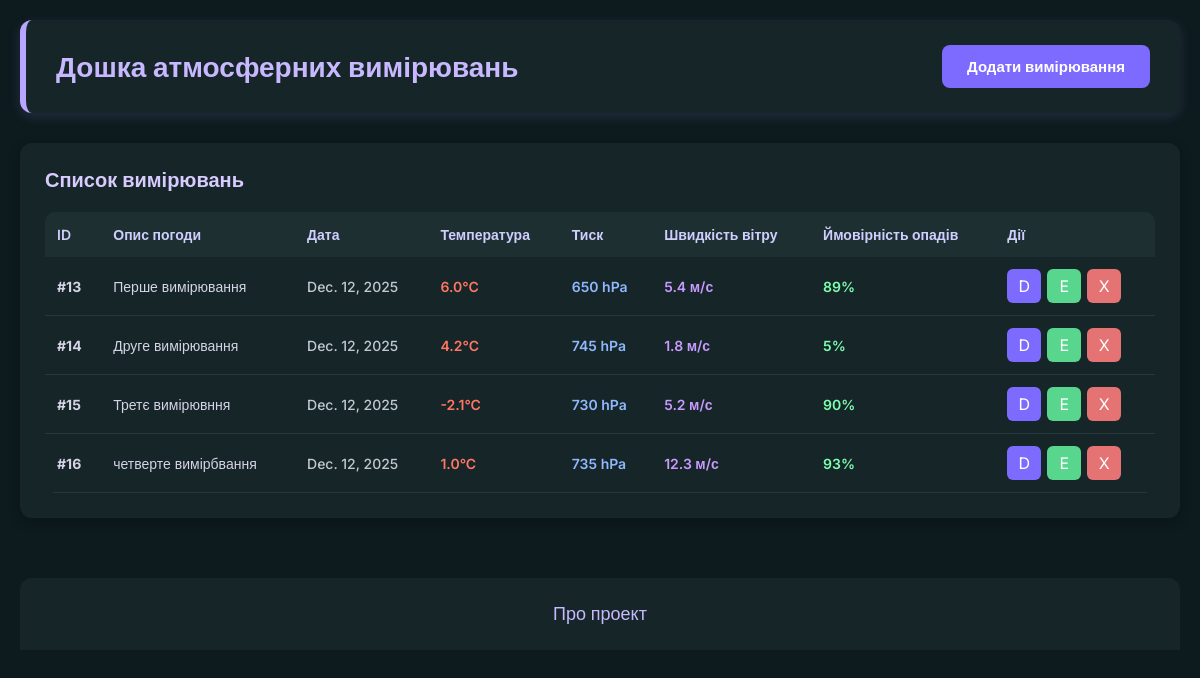
The page / on the database its author committed.
### posts/models.py (models this page shows)
class Post(models.Model):
    text = models.TextField()
    data = models.DateField(default=timezone.now)
    temperature = models.FloatField(default=0.0)
    pressure = models.IntegerField(default=0)
    wind_speed = models.FloatField(default=0)
    precipitation_probability = models.IntegerField(default=0)

### posts/views.py (the view)
# urls.py: path("", HomePageView.as_view(), name="home"),
class HomePageView(ListView):
    model = Post
    template_name = "home.html"

### templates/home.html (shortened to what this page needs)
<!DOCTYPE html>
{% load static %}
<html lang="uk">
<head>
    <link href="{% static 'css/base.css' %}" rel="stylesheet">
</head>
<body>
    <div class="app-container">
        <div class="header">
            <h1><a href="{% url 'home' %}">Дошка атмосферних вимірювань</a></h1>
            <a href="{% url 'post_new' %}" class="add-btn">Додати вимірювання</a>
        </div>
        <div class="data-container">
            <div class="table-title">Список вимірювань</div>
            {% if post_list %}
            <table>
                <thead>
                    <tr>
                        <th>ID</th>
                        <th>Опис погоди</th>
                        <th>Дата</th>
                        <th>Температура</th>
                        <th>Тиск</th>
                        <th>Швидкість вітру</th>
                        <th>Ймовірність опадів</th>
                        <th>Дії</th>
                    </tr>
                </thead>
                <tbody>
                    {% for post in post_list %}
                    <tr>
                        <td><strong>#{{ post.id }}</strong></td>
                        <td>{{ post.text }}</td>
                        <td><span class="date">{{ post.data }}</span></td>
                        <td><span class="temperature">{{ post.temperature }}°C</span></td>
                        <td><span class="pressure">{{ post.pressure }} hPa</span></td>
                        <td><span class="wind">{{ post.wind_speed }} м/с</span></td>
                        <td><span class="precipitation">{{ post.precipitation_probability }}%</span></td>
                        <td>
                            <div class="actions">
                                <a href="{% url 'post_detail' post.pk %}" class="action-link detail">D</a>
                                <a href="{% url 'post_edit' post.pk %}" class="action-link edit">E</a>
                                <a href="{% url 'post_delete' post.pk %}" class="action-link delete">X</a>
                            </div>
                        </td>
                    </tr>
                    {% endfor %}
                </tbody>
            </table>
            {% else %}
            <div class="empty-state">
                Немає вимірювань для відображення.
                <br>Додайте перше вимірювання.
            </div>
            {% endif %}
        </div>
    </div>
    <footer>
        <a href="{% url 'about' %}">Про проект</a>
    </footer>
</body>
</html>

### static/css/base.css (style rules this page uses)
body { font-family: 'Source Sans Pro', sans-serif; font-size: 18px; }

### templates/home.html (style rules this page uses)
* { margin: 0; padding: 0; box-sizing: border-box; font-family: 'Inter', sans-serif; }
body { background: #0d1b1e; color: #e6e6e6; min-height: 100vh; padding: 20px; }
.app-container { max-width: 1400px; margin: 0 auto; }
.header { background: #162527; border-radius: 12px; padding: 25px 30px; margin-bottom: 30px; display: flex; justify-content: space-between; align-items: center; border-left: 6px solid #b7a6ff; box-shadow: 0 4px 12px rgba(180, 140, 255, 0.15); }
.header h1 { font-size: 28px; font-weight: 700; color: #c8b8ff; }
.header h1 a { color: inherit; text-decoration: none; }
.add-btn { background: #7d6bff; color: white; text-decoration: none; padding: 12px 25px; border-radius: 8px; font-weight: 600; font-size: 15px; transition: all 0.3s; }
.data-container { background: #162527; border-radius: 12px; padding: 25px; box-shadow: 0 4px 12px rgba(0,0,0,0.25); }
.table-title { font-size: 20px; font-weight: 600; margin-bottom: 20px; color: #d8cbff; }
table { width: 100%; border-collapse: collapse; overflow: hidden; border-radius: 10px; }
th { background: #1e2f32; color: #cfcfff; font-weight: 600; padding: 14px 12px; font-size: 14px; text-align: left; }
td { padding: 12px 12px; border-bottom: 1px solid #26393c; font-size: 14px; color: #d4d4e6; }
.temperature { color: #ff7665; font-weight: 600; }
.pressure { color: #8fb8ff; font-weight: 600; }
.wind { color: #c89bff; font-weight: 600; }
.precipitation { color: #7dffb0; font-weight: 600; }
.date { color: #c1c8d0; font-weight: 500; }
.actions { display: flex; gap: 6px; }
.action-link { width: 34px; height: 34px; display: flex; align-items: center; justify-content: center; border-radius: 6px; text-decoration: none; font-size: 16px; transition: all 0.2s; color: white; }
.detail { background: #7d6bff; }
.edit { background: #58d68d; }
.delete { background: #e57373; }
footer { margin-top: 60px; padding: 25px 0; background: #162527; color: #e6e6e6; border-radius: 12px 12px 0 0; text-align: center; font-weight: 500; }
footer a { color: #c8b8ff; text-decoration: none; margin: 0 10px; }

### rows shown on the page
Post: id "13", text "Перше вимірювання", data "Dec. 12, 2025", temperature "6.0", pressure "650", wind_speed "5.4", precipitation_probability "89"
Post: id "14", text "Друге вимірювання", data "Dec. 12, 2025", temperature "4.2", pressure "745", wind_speed "1.8", precipitation_probability "5"
Post: id "15", text "Третє вимірювння", data "Dec. 12, 2025", temperature "-2.1", pressure "730", wind_speed "5.2", precipitation_probability "90"
Post: id "16", text "четверте вимірбвання", data "Dec. 12, 2025", temperature "1.0", pressure "735", wind_speed "12.3", precipitation_probability "93"
